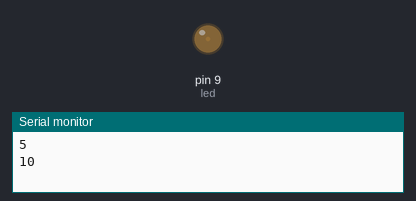
Simulated run of this sketch. Board: Arduino Uno, built with avr-gcc and run on an emulated ATmega328P. On the bench: output pins drawn as LEDs (lit = HIGH), the last lines printed to the serial monitor.

Above: at 0.05 s.
At 0.95 s:
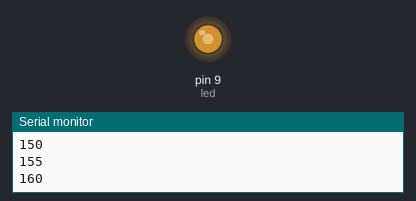
At 1.4 s:
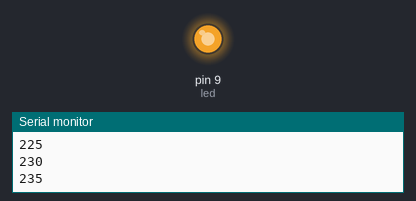
At 2.75 s:
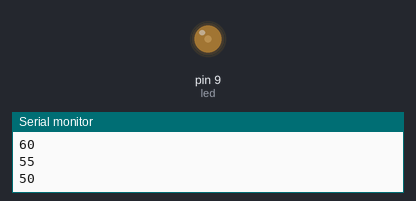
Timing chart, 0 to 7.1 s (numbered marks = the images above):
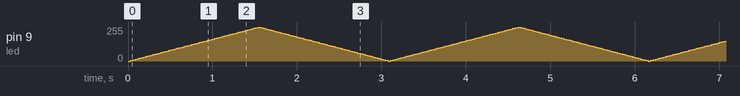

The sketch:

fade_pwm.ino
```cpp
int led = 9;           // the pin that the LED is attached to
int brightness = 0;    // how bright the LED is
int fadeAmount = 5;    // how many points to fade the LED by

void setup() {
	pinMode(led, OUTPUT);
	Serial.begin(9600);
}

void loop() {
	analogWrite(led, brightness);
	brightness = brightness + fadeAmount;

	if (brightness == 0 || brightness == 255) {
		fadeAmount = -fadeAmount ;
	}
	Serial.println(brightness);
	delay(30);
}
```
